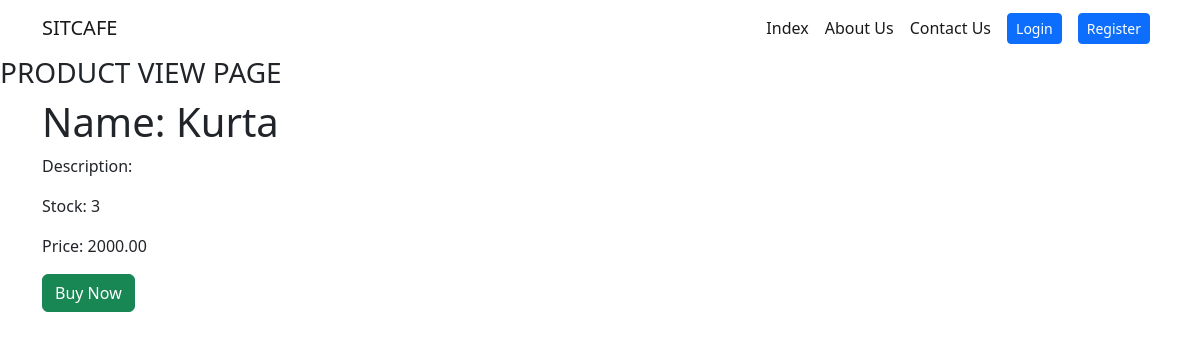
The app's page /products/5/ with its own data.
### products/models.py (models this page shows, shortened)
class Product(models.Model):
  category = models.ForeignKey(Category, on_delete=models.SET_NULL, null=True)
  name = models.CharField(max_length=150)
  description = models.TextField(blank=True, null=True)
  stock = models.IntegerField(default=0)
  price = models.DecimalField(max_digits=7, decimal_places=2)
  is_active = models.BooleanField(default=True)
  created_at = models.DateTimeField(auto_now_add=True)
  updated_at = models.DateTimeField(auto_now=True)

### products/views.py (the view)
# urls.py: path('<int:id>/', views.product_view, name='product_view'),
def product_view(request, id):
  try:
    product = Product.objects.get(id=id, is_active=True)
    return render(request,'products/product_view.html', { 'product': product })
  except Product.DoesNotExist:
    return redirect('product_list')

### templates/products/product_view.html
{% extends 'base.html' %} {% block content %}
<h3>PRODUCT VIEW PAGE</h3>
<div class="container">
    <h1>Name: {{ product.name }}</h1>
    <p>Description: {{ product.description }}</p>
    <p>Stock: {{ product.stock }}</p>
    <p>Price: {{ product.price }}</p>
    <button class="btn btn-success">Buy Now</button>
</div>
{% endblock content %}

### records on screen
Product: name "Kurta", stock "3", price "2000.00"
